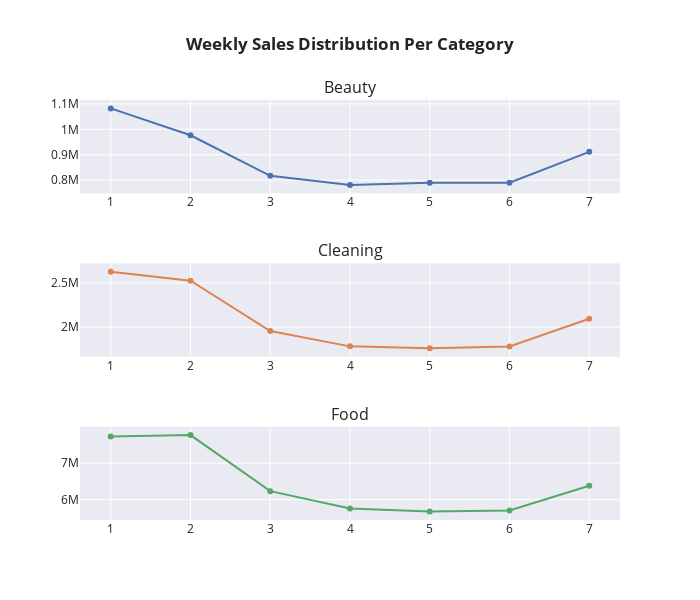

The notebook cell saved with this chart:
### Markdown cell above
This plot shows that the avergage sales made by all three categories drop during the month of May. However, in the case of beauty products, major dip is found only during the month of october. 

Key takeaways from this plot is that it would be imperative for the procurement manager of the store to decrease the volume order of food for the month of may.

### Code cell
temp = df.groupby(['category_id','wday'])['sold'].sum().reset_index()
fig = make_subplots(rows=3, cols=1, subplot_titles=list(df['category_id'].unique()))

for ix,ele in enumerate(list(df['category_id'].unique()),1):
    x = temp.loc[temp['category_id']==ele]['wday']
    y = temp.loc[temp['category_id']==ele]['sold']
    fig.add_trace(
    go.Scatter(x=x, y=y),
    row=ix, col=1
    )

layout = dict(
    title_text = "<b> Weekly Sales Distribution Per Category </b>",
    font=dict(size=12),
    title_x = 0.5)

fig.update_layout(layout,template = 'seaborn',showlegend = False,
                    height=600, width=700)

fig.show()

### Figure 1 — Plotly figure (JSON) as saved in the notebook; plotly's stock layout.template omitted (floating-point values rounded to 4 significant figures)
{"data": [{"type": "scatter", "x": [1, 2, 3, 4, 5, 6, 7], "xaxis": "x", "y": [1082125, 976586, 817414, 781466, 790040, 789877, 911490], "yaxis": "y"}, {"type": "scatter", "x": [1, 2, 3, 4, 5, 6, 7], "xaxis": "x2", "y": [2626277, 2525992, 1957521, 1784341, 1763094, 1784059, 2096320], "yaxis": "y2"}, {"type": "scatter", "x": [1, 2, 3, 4, 5, 6, 7], "xaxis": "x3", "y": [7725876, 7767048, 6232718, 5760357, 5674047, 5706763, 6378780], "yaxis": "y3"}], "layout": {"annotations": [{"font": {"size": 16}, "showarrow": false, "text": "Beauty", "x": 0.5, "xanchor": "center", "xref": "paper", "y": 1, "yanchor": "bottom", "yref": "paper"}, {"font": {"size": 16}, "showarrow": false, "text": "Cleaning", "x": 0.5, "xanchor": "center", "xref": "paper", "y": 0.6111, "yanchor": "bottom", "yref": "paper"}, {"font": {"size": 16}, "showarrow": false, "text": "Food", "x": 0.5, "xanchor": "center", "xref": "paper", "y": 0.2222, "yanchor": "bottom", "yref": "paper"}], "font": {"size": 12}, "height": 600, "showlegend": false, "title": {"text": "<b> Weekly Sales Distribution Per Category </b>", "x": 0.5}, "width": 700, "xaxis": {"anchor": "y", "domain": [0, 1]}, "xaxis2": {"anchor": "y2", "domain": [0, 1]}, "xaxis3": {"anchor": "y3", "domain": [0, 1]}, "yaxis": {"anchor": "x", "domain": [0.7778, 1]}, "yaxis2": {"anchor": "x2", "domain": [0.3889, 0.6111]}, "yaxis3": {"anchor": "x3", "domain": [0, 0.2222]}}}
